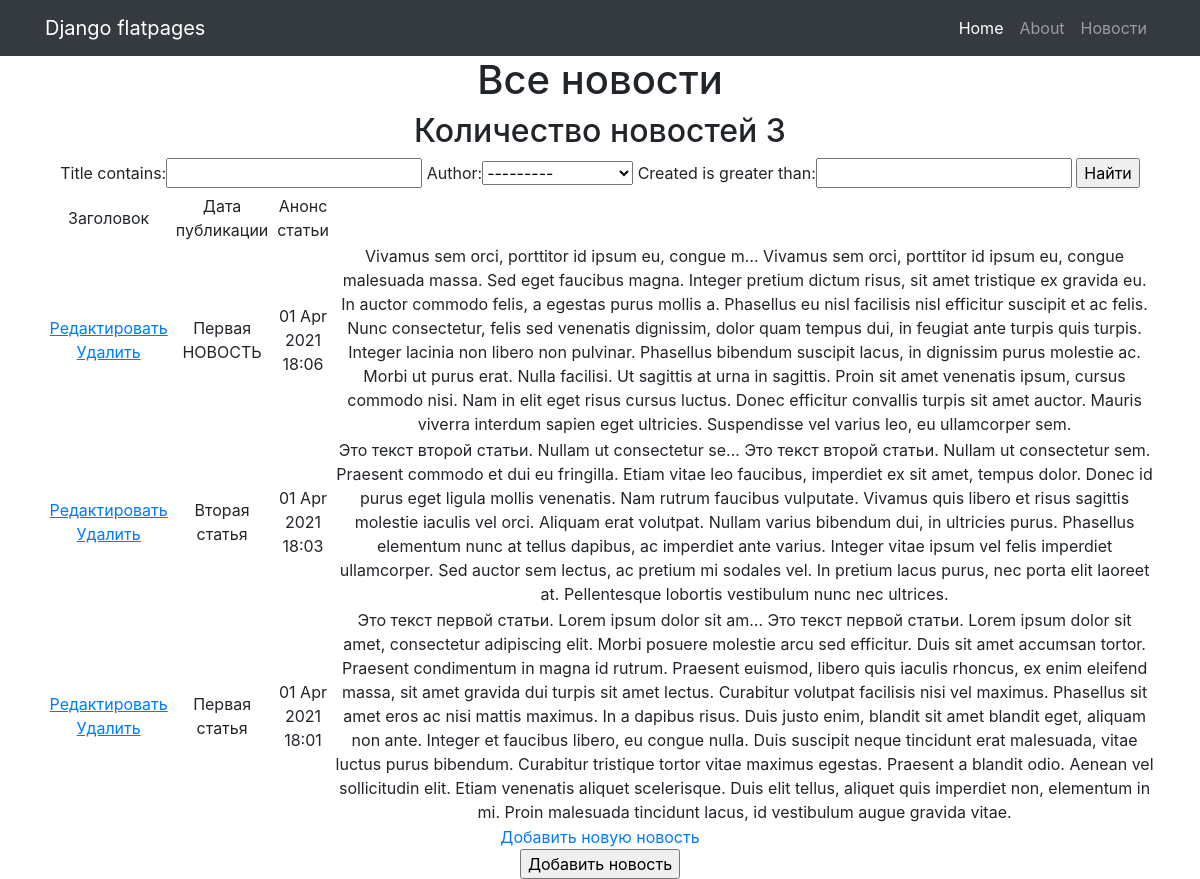
Page /news/ on the committed database.
### news/models.py (models this page shows, shortened)
class Post(models.Model):
    author = models.ForeignKey(Author, on_delete = models.CASCADE)
    news = 'N'
    article = 'A'
    types = (
        (news, 'новость'),
        (article, 'статья')
    )
    post_type = models.CharField(max_length=1, choices=types, default=news)
    created = models.DateTimeField(auto_now_add=True, editable=False)
    category = models.ManyToManyField(Category, through='PostCategory')
    title = models.CharField(max_length=150)
    text = models.TextField()
    rating = models.IntegerField(default=0)

### news/views.py (the view)
# urls.py: path('', Posts.as_view()),
class Posts(ListView):
    model = Post
    template_name = 'posts.html'
    context_object_name = 'posts'
    ordering = ['-created']
    paginate_by = 10
    def get_context_data(self, **kwargs): # забираем отфильтрованные объекты переопределяя метод get_context_data у наследуемого класса (привет полиморфизм, мы скучали!!!)
        context = super().get_context_data(**kwargs)
        context['filter'] = PostFilter(self.request.GET, queryset=self.get_queryset()) # вписываем наш фильтр в контекст
        return context

### news/templatetags/custom_filters.py (called while the page is built)
@register.filter(name='rude')
def clean_text(value):
    for word in value.split():
        if word in STOP_LIST:
            value = value.replace(word,'***')
    return value

### templates/posts.html (shortened to what this page needs)
{% extends 'flatpages/default.html' %}
{% load custom_filters %}
{% block content %}
<h1>Все новости</h1>
<h2>Количество новостей {{ posts|length }} </h2>
<form method="GET">
    {{ filter.form }}
    <input type="submit" value="Найти">
</form>
<table>
    <tr>
        <td>
            Заголовок
        </td>
        <td>
            Дата публикации
        </td>
        <td>
            Анонс статьи
        </td>
    </tr>
    {% for post in filter.qs %}
    <tr>
         <td>
            <a href="{% url 'news_add' post.id %}"><u>Редактировать</u></a>
            <a href="{% url 'news_delete' post.id %}"><u> Удалить </u></a>
        </td>
        <td>
            {{ post.title|rude }}
        </td>
        <td>
            {{ post.created|date:'d M Y H:i' }}
        </td>
        <td>
            {{ post.text|truncatechars:50 }} {{ post.text|rude }}
        </td>
    </tr>
    {% endfor %}
</table>
<a href="{% url 'news_add' %}">Добавить новую новость</a> <br>
<form method="POST">
    <input type="submit" value="Добавить новость">
</form>
{% endblock content %}

### templates/flatpages/default.html (shortened to what this page needs)
{% load static %}
<!DOCTYPE html>
<html lang="en">
<head>
  <link href="{% static 'vendor/bootstrap/css/bootstrap.min.css' %}" rel="stylesheet">
</head>
<body>
  <nav class="navbar navbar-expand-lg navbar-dark bg-dark static-top">
    <div class="container">
      <a class="navbar-brand" href="#">Django flatpages</a>
      <div class="collapse navbar-collapse" id="navbarResponsive">
        <ul class="navbar-nav ml-auto">
          <li class="nav-item active">
            <a class="nav-link" href="#">Home
            </a>
          </li>
          <li class="nav-item">
            <a class="nav-link" href="/about/">About</a>
          </li>
          <li class="nav-item">
            <a class="nav-link" href="/news/">Новости</a>
          </li>
        </ul>
      </div>
    </div>
  </nav>
  <div class="container">
    <div class="row">
      <div class="col-lg-12 text-center">
       {% block content %}{% endblock content %}
      </div>
    </div>
  </div>
</body>
</html>

### rows in the picture
Post: title|rude "Первая НОВОСТЬ", created "01 Apr 2021 18:06", text "Vivamus sem orci, porttitor id ipsum eu, congue m…", text|rude "Vivamus sem orci, porttitor id ipsum eu, congue malesuada massa. Sed eget faucibus magna. Integer pretium dictum risus, sit amet tristique ex gravida eu. In auctor commodo felis, a egestas purus mollis a. Phasellus eu nisl facilisis nisl efficitur suscipit et ac felis. Nunc consectetur, felis sed venenatis dignissim, dolor quam tempus dui, in feugiat ante turpis quis turpis. Integer lacinia non libero non pulvinar. Phasellus bibendum suscipit lacus, in dignissim purus molestie ac. Morbi ut purus erat. Nulla facilisi. Ut sagittis at urna in sagittis. Proin sit amet venenatis ipsum, cursus commodo nisi. Nam in elit eget risus cursus luctus. Donec efficitur convallis turpis sit amet auctor.…"
Post: title|rude "Вторая статья", created "01 Apr 2021 18:03", text "Это текст второй статьи. Nullam ut consectetur se…", text|rude "Это текст второй статьи. Nullam ut consectetur sem. Praesent commodo et dui eu fringilla. Etiam vitae leo faucibus, imperdiet ex sit amet, tempus dolor. Donec id purus eget ligula mollis venenatis. Nam rutrum faucibus vulputate. Vivamus quis libero et risus sagittis molestie iaculis vel orci. Aliquam erat volutpat. Nullam varius bibendum dui, in ultricies purus. Phasellus elementum nunc at tellus dapibus, ac imperdiet ante varius. Integer vitae ipsum vel felis imperdiet ullamcorper. Sed auctor sem lectus, ac pretium mi sodales vel. In pretium lacus purus, nec porta elit laoreet at. Pellentesque lobortis vestibulum nunc nec ultrices."
Post: title|rude "Первая статья", created "01 Apr 2021 18:01", text "Это текст первой статьи. Lorem ipsum dolor sit am…", text|rude "Это текст первой статьи. Lorem ipsum dolor sit amet, consectetur adipiscing elit. Morbi posuere molestie arcu sed efficitur. Duis sit amet accumsan tortor. Praesent condimentum in magna id rutrum. Praesent euismod, libero quis iaculis rhoncus, ex enim eleifend massa, sit amet gravida dui turpis sit amet lectus. Curabitur volutpat facilisis nisi vel maximus. Phasellus sit amet eros ac nisi mattis maximus. In a dapibus risus. Duis justo enim, blandit sit amet blandit eget, aliquam non ante. Integer et faucibus libero, eu congue nulla. Duis suscipit neque tincidunt erat malesuada, vitae luctus purus bibendum. Curabitur tristique tortor vitae maximus egestas. Praesent a blandit odio. Aenean vel…"

### other values in the picture
{{ posts|length }} "3"
